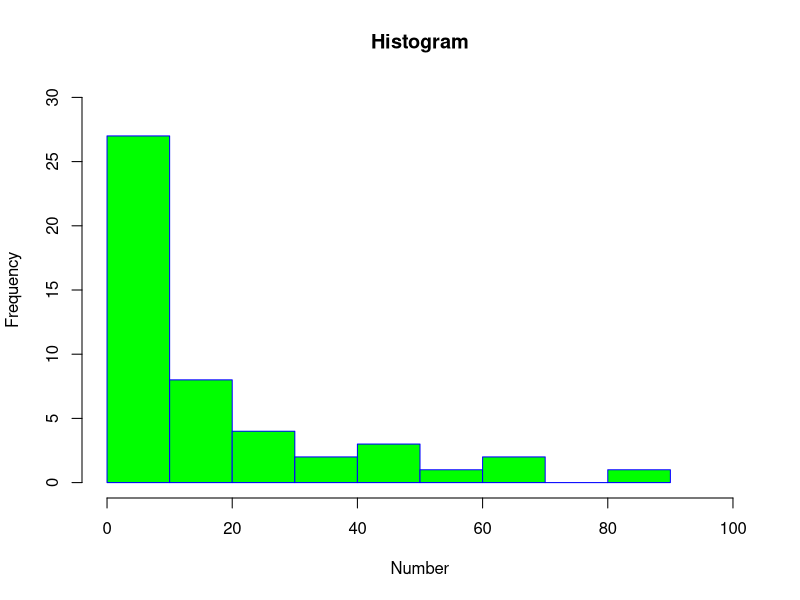
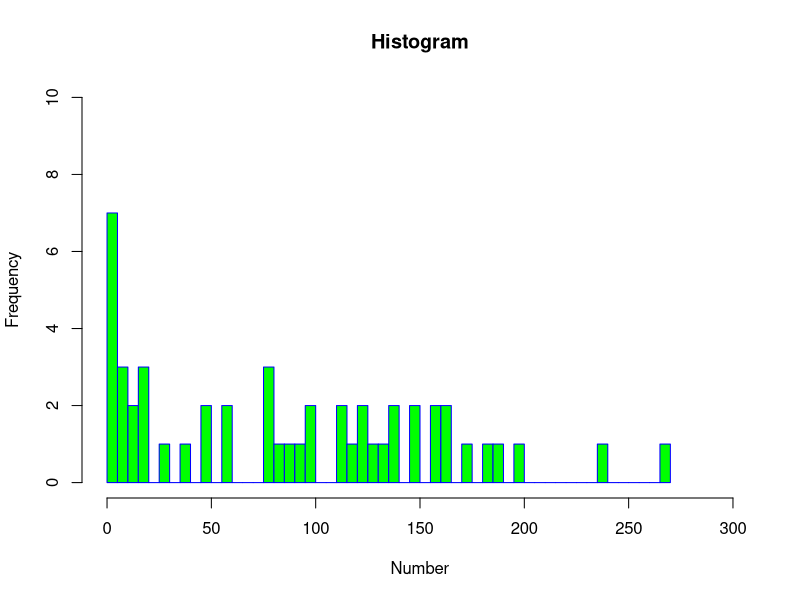
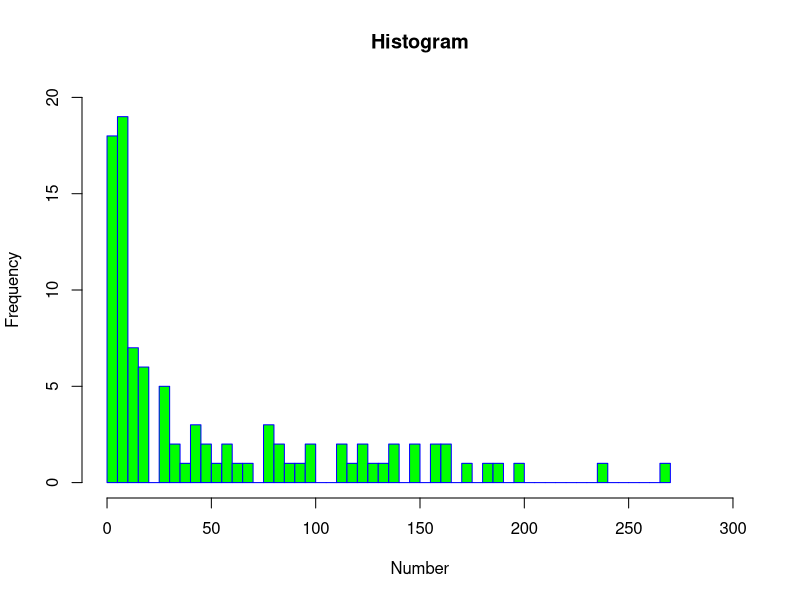

Generate these figures, in order, with R: (Note: this script raises an error after producing the figures.)
# set the file address: 
#setwd("/Users/obadiah/dialoguesystems") 

mydata <- read.csv("a.csv", header=TRUE, sep=",")

# putting the number of words per utterance into a list for Speaker1 and Speaker2
Speaker1Counts <- subset(mydata, Speaker==1)$Counts
Speaker2Counts <- subset(mydata, Speaker==2)$Counts


# Median value for Speaker1 and Speaker2
print(median(Speaker1Counts))
print(median(Speaker2Counts))

# Mode value for Speaker1 and Speaker2
mode <- print(names(sort(-table(Speaker1Counts)))[1])
print(mode)

# Standart deviation for Speaker1 and Speaker2
print(sd(Speaker1Counts))
print(sd(Speaker2Counts))

# Histogram. Still working on it

# First
hist(Speaker1Counts, 
     main="Histogram", 
     xlab="Number", 
     ylab="Frequency", 
     border="blue", 
     col="green",
     xlim = c(0, 100.0),
     ylim = c(0, 30.0)
    )

#Second
hist(Speaker2Counts, 
     main="Histogram", 
     xlab="Number", 
     ylab="Frequency", 
     border="blue", 
     col="green",
     xlim = c(0, 300.0),
     ylim = c(0, 10.0),
     breaks=length(Speaker2Counts))


#Both Link: http://www.theanalysisfactor.com/r-tutorial-part-12/

B <- c(Speaker1Counts, Speaker2Counts)
print(B)

hist(B, 
     main="Histogram", 
     xlab="Number", 
     ylab="Frequency", 
     border="blue", 
     col="green",
     xlim = c(0, 300.0),
     ylim = c(0, 20.0),
     breaks=length(Speaker1Counts))

moredata <- read.csv("b.csv", header=TRUE, sep=",")

# putting the number of words per utterance into a list for Speaker1 and Speaker2
Speaker1Money <- subset(moredata, Speaker==1)$Money
Speaker2Money <- subset(moredata, Speaker==2)$Money

chisq.test(Speaker1Money, Speaker2Money, correct = TRUE,
           p = rep(1/length(Speaker1Money), length(Speaker1Money)), rescale.p = FALSE,
           simulate.p.value = FALSE, B = 2000)

